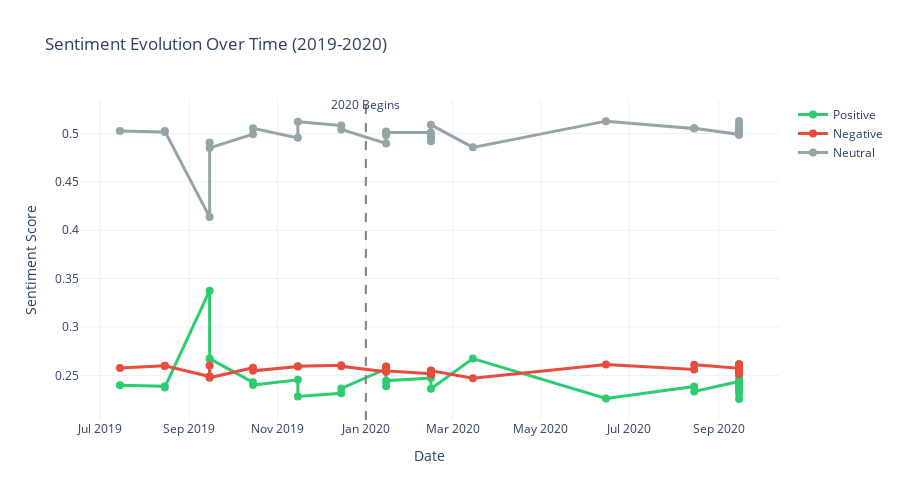
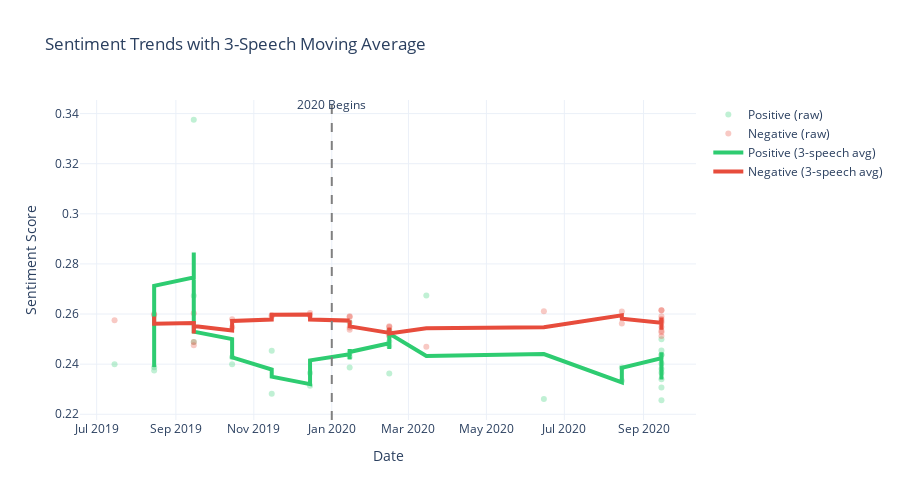

The notebook cell these images were saved under, in order:
### Markdown cell above
## Temporal Analysis: Sentiment Over Time

Analyzing how sentiment evolved throughout 2019 and 2020.

### Code cell
# Add chronological date information to sentiment_df
month_map = {'Jan': 1, 'Feb': 2, 'Mar': 3, 'Apr': 4, 'May': 5, 'Jun': 6,
             'Jul': 7, 'Aug': 8, 'Sep': 9, 'Oct': 10, 'Nov': 11, 'Dec': 12}
sentiment_df['month_num'] = sentiment_df['month'].map(month_map)
sentiment_df['date'] = pd.to_datetime(sentiment_df['year'] + '-' + 
                                       sentiment_df['month_num'].astype(str) + '-15')
sentiment_df = sentiment_df.sort_values('date')

# Create temporal visualization
fig = go.Figure()

# Add sentiment traces
fig.add_trace(go.Scatter(
    x=sentiment_df['date'],
    y=sentiment_df['positive'],
    mode='lines+markers',
    name='Positive',
    line=dict(color='#2ecc71', width=3),
    marker=dict(size=8),
    hovertemplate='<b>%{text}</b><br>Positive: %{y:.3f}<extra></extra>',
    text=sentiment_df['location']
))

fig.add_trace(go.Scatter(
    x=sentiment_df['date'],
    y=sentiment_df['negative'],
    mode='lines+markers',
    name='Negative',
    line=dict(color='#e74c3c', width=3),
    marker=dict(size=8),
    hovertemplate='<b>%{text}</b><br>Negative: %{y:.3f}<extra></extra>',
    text=sentiment_df['location']
))

fig.add_trace(go.Scatter(
    x=sentiment_df['date'],
    y=sentiment_df['neutral'],
    mode='lines+markers',
    name='Neutral',
    line=dict(color='#95a5a6', width=3),
    marker=dict(size=8),
    hovertemplate='<b>%{text}</b><br>Neutral: %{y:.3f}<extra></extra>',
    text=sentiment_df['location']
))

# Add vertical line to separate years using an explicit shape + annotation with Python datetime
import datetime
vline_dt = datetime.datetime(2020, 1, 1)
fig.add_shape(dict(type='line', x0=vline_dt, x1=vline_dt, y0=0, y1=1, xref='x', yref='paper',
                   line=dict(dash='dash', color='gray')))
fig.add_annotation(dict(x=vline_dt, y=1.02, xref='x', yref='paper', showarrow=False, text='2020 Begins'))

fig.update_layout(
    title='Sentiment Evolution Over Time (2019-2020)',
    xaxis_title='Date',
    yaxis_title='Sentiment Score',
    height=500,
    template='plotly_white',
    hovermode='x unified'
)

fig.show()

# Calculate rolling average
window = 3
sentiment_df['positive_ma'] = sentiment_df['positive'].rolling(window=window, center=True).mean()
sentiment_df['negative_ma'] = sentiment_df['negative'].rolling(window=window, center=True).mean()
sentiment_df['neutral_ma'] = sentiment_df['neutral'].rolling(window=window, center=True).mean()

# Plot with moving average
fig2 = go.Figure()

# Raw data (lighter)
fig2.add_trace(go.Scatter(x=sentiment_df['date'], y=sentiment_df['positive'],
                          mode='markers', name='Positive (raw)',
                          marker=dict(color='#2ecc71', size=6, opacity=0.3),
                          showlegend=True))
fig2.add_trace(go.Scatter(x=sentiment_df['date'], y=sentiment_df['negative'],
                          mode='markers', name='Negative (raw)',
                          marker=dict(color='#e74c3c', size=6, opacity=0.3),
                          showlegend=True))

# Moving averages (bold)
fig2.add_trace(go.Scatter(x=sentiment_df['date'], y=sentiment_df['positive_ma'],
                          mode='lines', name=f'Positive ({window}-speech avg)',
                          line=dict(color='#2ecc71', width=4)))
fig2.add_trace(go.Scatter(x=sentiment_df['date'], y=sentiment_df['negative_ma'],
                          mode='lines', name=f'Negative ({window}-speech avg)',
                          line=dict(color='#e74c3c', width=4)))

# Add the same vertical line to fig2
fig2.add_shape(dict(type='line', x0=vline_dt, x1=vline_dt, y0=0, y1=1, xref='x', yref='paper',
                    line=dict(dash='dash', color='gray')))
fig2.add_annotation(dict(x=vline_dt, y=1.02, xref='x', yref='paper', showarrow=False, text='2020 Begins'))

fig2.update_layout(
    title=f'Sentiment Trends with {window}-Speech Moving Average',
    xaxis_title='Date',
    yaxis_title='Sentiment Score',
    height=500,
    template='plotly_white'
)

fig2.show()
